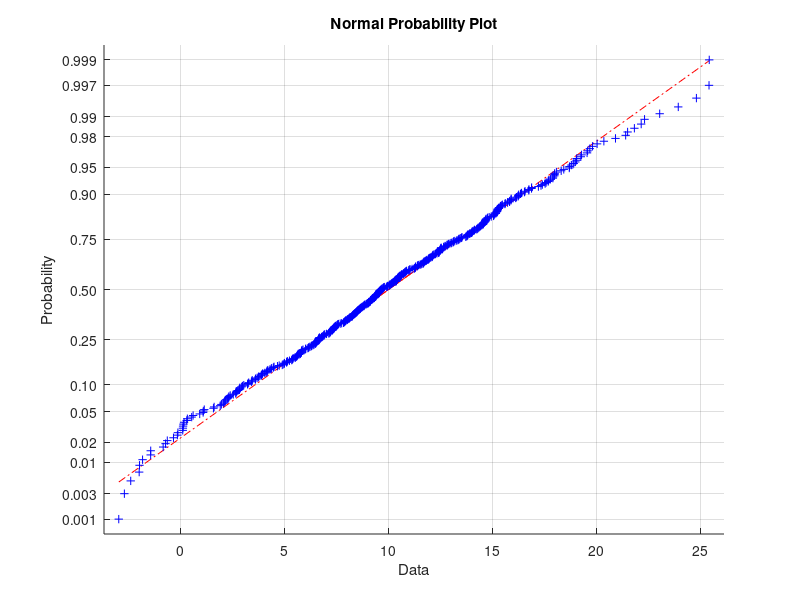

MATLAB code to generate this figure:
% Generate a vector of 500 normally distributed random numbers with mean =
% 10 and standard deviation =5
foo = 10 + 5*randn(500, 1);
% Use a normplot to see whether the sample appears to be normally
% distributed
normplot(foo)

return
figure
% Generate a vector of 500 random numbers drawn from a gamma distribution
% with aplha = 5 and beta = 3
bar = gamrnd(5,3, 500,1)
% Use a normplot to see whether the sample appears to be normally
% distributed
normplot(bar)
